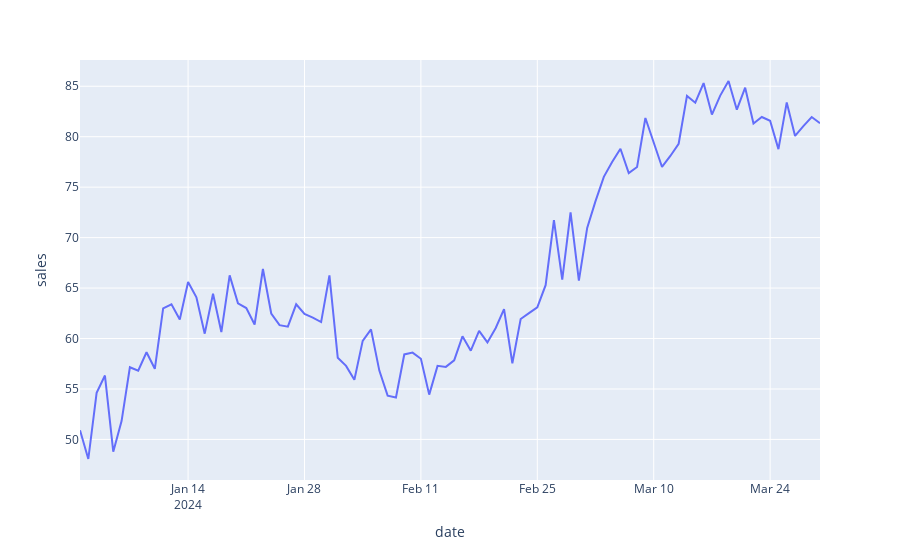

Here is the notebook cell this chart was saved with:
### Code cell
# Q1:

fig=px.line(
    sales,
    x='date',
    y='sales'
)
fig.show()
